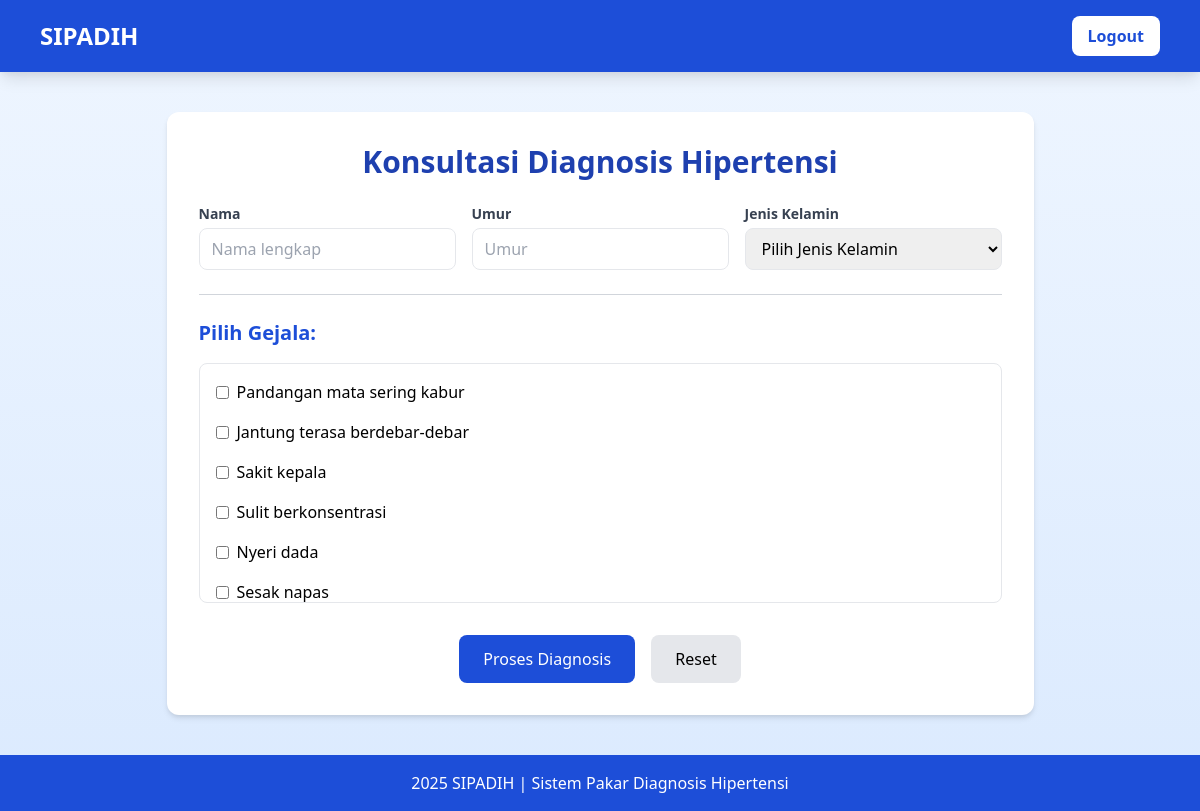
The page /konsultasi.php on the database its author committed.
### tables this page shows
CREATE TABLE `gejala` (
  `id_gejala` int(11) NOT NULL,
  `nama_gejala` varchar(255) NOT NULL
);

### konsultasi.php (the view, shortened to what this page needs)
<?php
include 'koneksi.php';
$query = "SELECT * FROM gejala";
$result = $conn->query($query);
?>
<!DOCTYPE html>
<html lang="id">
<head>
  <link href="https://cdn.jsdelivr.net/npm/tailwindcss@2.2.19/dist/tailwind.min.css" rel="stylesheet">
</head>
<body class="bg-gradient-to-b from-blue-50 to-blue-100 min-h-screen flex flex-col">
<nav class="bg-blue-700 text-white shadow-lg">
  <div class="max-w-6xl mx-auto px-4 py-4 flex justify-between items-center">
    <h1 class="text-2xl font-bold">SIPADIH</h1>
    <a href="logout.php" class="bg-white text-blue-700 px-4 py-2 rounded-lg hover:bg-blue-100 font-semibold">Logout</a>
  </div>
</nav>
<main class="flex-grow max-w-5xl mx-auto bg-white shadow-md rounded-xl mt-10 p-8">
  <h2 class="text-3xl font-bold text-blue-800 mb-6 text-center">Konsultasi Diagnosis Hipertensi</h2>
  <div class="grid md:grid-cols-3 gap-4 mb-6">
    <div>
      <label class="block text-sm font-semibold text-gray-700 mb-1">Nama</label>
      <input id="nama" type="text" placeholder="Nama lengkap" class="w-full border rounded-lg px-3 py-2">
    </div>
    <div>
      <label class="block text-sm font-semibold text-gray-700 mb-1">Umur</label>
      <input id="umur" type="number" placeholder="Umur" class="w-full border rounded-lg px-3 py-2">
    </div>
    <div>
      <label class="block text-sm font-semibold text-gray-700 mb-1">Jenis Kelamin</label>
      <select id="jk" class="w-full border rounded-lg px-3 py-2">
        <option value="">Pilih Jenis Kelamin</option>
      </select>
    </div>
  </div>
  <hr class="my-6 border-gray-300">
  <h3 class="text-xl font-semibold text-blue-700 mb-4">Pilih Gejala:</h3>
  <div id="gejalaList" class="space-y-2 max-h-60 overflow-y-auto border rounded-lg p-3">
    <?php while ($row = $result->fetch_assoc()) { ?>
      <label class="flex items-center space-x-2 cursor-pointer hover:bg-blue-50 p-1 rounded">
        <input type="checkbox" name="gejala[]" value="<?= $row['id_gejala']; ?>" class="rounded text-blue-600">
        <span><?= $row['nama_gejala']; ?></span>
      </label>
    <?php } ?>
  </div>
  <div class="text-center mt-8">
    <button id="btnProcess" class="bg-blue-700 hover:bg-blue-800 text-white px-6 py-3 rounded-lg">Proses Diagnosis</button>
    <button id="btnReset" class="bg-gray-200 hover:bg-gray-300 px-6 py-3 rounded-lg ml-3">Reset</button>
  </div>
</main>
<footer class="bg-blue-700 text-white text-center py-4 mt-10">
  <p>2025 SIPADIH | Sistem Pakar Diagnosis Hipertensi</p>
</footer>
</body>
</html>

### rows shown on the page
gejala: nama_gejala "Pandangan mata sering kabur"
gejala: nama_gejala "Jantung terasa berdebar-debar"
gejala: nama_gejala "Sakit kepala"
gejala: nama_gejala "Sulit berkonsentrasi"
gejala: nama_gejala "Nyeri dada"
gejala: nama_gejala "Sesak napas"
